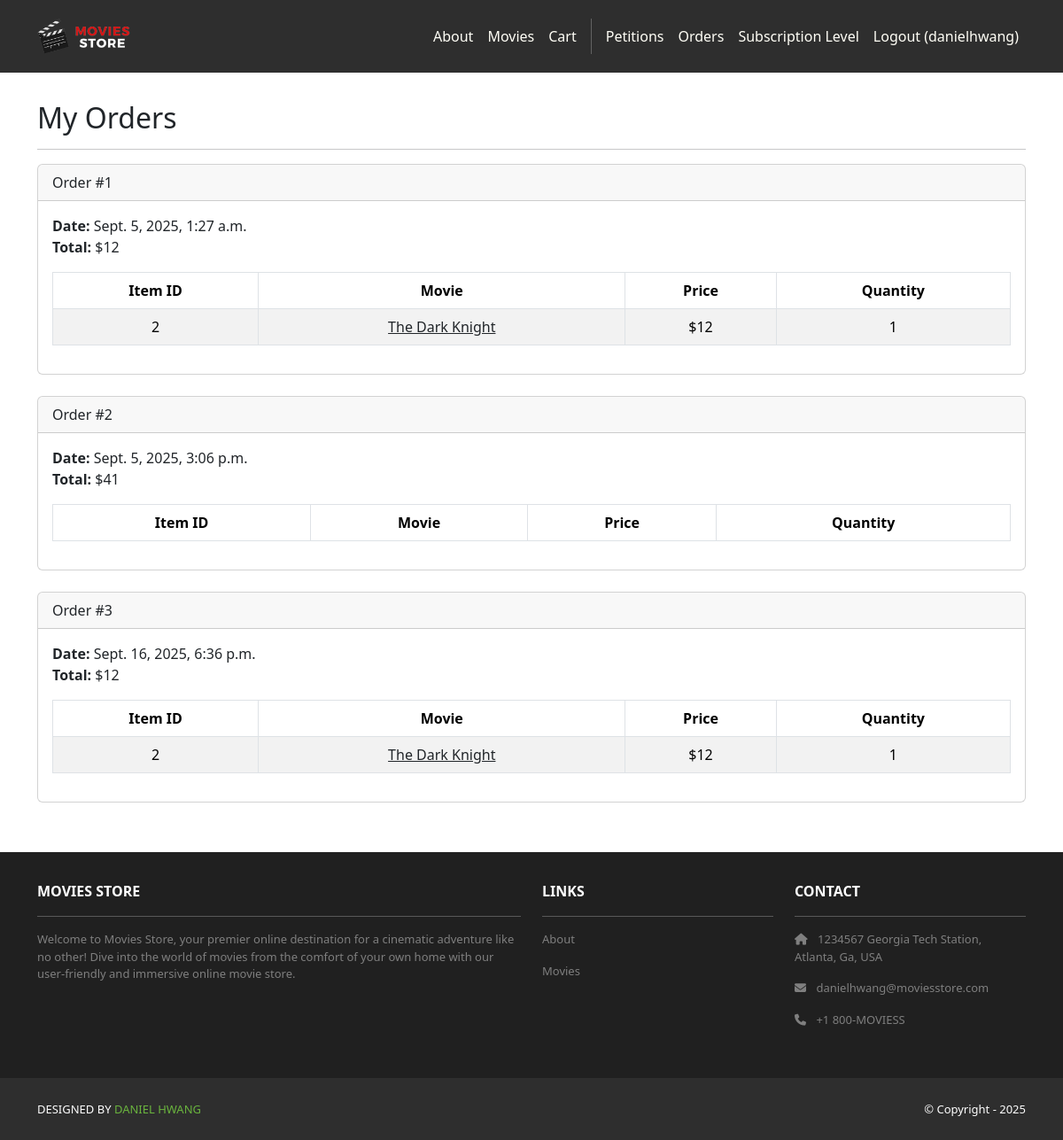
The page /accounts/order/ (signed in) on the database its author committed.
### cart/models.py (models this page shows, shortened)
class Order(models.Model):
    id = models.AutoField(primary_key=True)
    total = models.IntegerField()
    total_price = models.DecimalField(max_digits=8, decimal_places=2, default=0)
    date = models.DateTimeField(auto_now_add=True)
    user = models.ForeignKey(User, on_delete=models.CASCADE)

class Item(models.Model):
    id = models.AutoField(primary_key=True)
    price = models.IntegerField()
    quantity = models.IntegerField()
    order = models.ForeignKey(Order,
    on_delete=models.CASCADE)
    movie = models.ForeignKey(Movie,
    on_delete=models.CASCADE)

### movies/models.py (models this page shows, shortened)
class Movie(models.Model):
    id = models.AutoField(primary_key=True)
    name = models.CharField(max_length=255)
    price = models.IntegerField()
    description = models.TextField()
    image = models.ImageField(upload_to='movie_images/')
    is_petitioned = models.BooleanField(default=False)

### accounts/views.py (the view)
# urls.py: path('order/', views.orders, name='accounts.orders'),
@login_required
def orders(request):
    template_data = {}
    template_data['title'] = 'Orders'
    template_data['orders'] = request.user.order_set.all()
    return render(request, 'accounts/orders.html', {'template_data': template_data})

### accounts/templates/accounts/orders.html
{% extends 'base.html' %}
{% block content %}
<div class="p-3">
    <div class="container">
        <div class="row mt-3">
            <div class="col mx-auto mb-3">
                <h2>My Orders</h2>
                <hr />
                {% for order in template_data.orders %}
                <div class="card mb-4">
                    <div class="card-header">Order #{{ order.id }}</div>
                    <div class="card-body">
                        <b>Date:</b> {{ order.date }}<br />
                        <b>Total:</b> ${{ order.total }}<br />
                        <table class="table table-bordered table-striped text-center mt-3">
                            <thead>
                                <tr>
                                <th scope="col">Item ID</th>
                                <th scope="col">Movie</th>
                                <th scope="col">Price</th>
                                <th scope="col">Quantity</th>
                                </tr>
                            </thead>
                            <tbody>
                                {% for item in order.item_set.all %}
                                <tr>
                                    <td>{{ item.movie.id }}</td>
                                    <td>
                                        <a class="link-dark" href="{% url 'movies.show' id=item.movie.id %}">{{ item.movie.name }}</a>
                                    </td>
                                    <td>${{ item.movie.price }}</td>
                                    <td>{{ item.quantity }}</td>
                                </tr>
                                {% endfor %}
                            </tbody>
                        </table>
                    </div>
                </div>
                {% endfor %}
            </div>
        </div>
    </div>
</div>
{% endblock content %}

### moviesstore/templates/base.html (shortened to what this page needs)
<!DOCTYPE html>
<html>
  {% load static %}
  <head>
    <link href="https://cdn.jsdelivr.net/npm/bootstrap@5.3.3/dist/css/bootstrap.min.css" rel="stylesheet">
    <link rel="stylesheet" href="https://cdnjs.cloudflare.com/ajax/libs/font-awesome/6.1.1/css/all.min.css">
    <link rel="stylesheet" type="text/css" href="{% static 'css/style.css' %}">
  </head>
  <body>
    <nav class="p-3 navbar navbar-dark bg-dark navbar-expand-lg">
        <div class="container">
            <a class="navbar-brand" href="{% url 'home.index' %}">
                <img src="{% static 'img/logo.png' %}" alt="logo" height="40" />
            </a>
            <div class="collapse navbar-collapse" id="navbarNavAltMarkup">
                <div class="navbar-nav ms-auto navbar-ml">
                    <a class="nav-link" href="{% url 'home.about' %}">About</a>
                    <a class="nav-link" href="{% url 'movies.index' %}">Movies</a>
                    <a class="nav-link" href="{% url 'cart.index' %}">Cart</a>
                    {% if user.is_authenticated %}
                    <a class="nav-link" href="{% url 'movies.petitions_page' %}">Petitions</a>
                    <a class="nav-link" href="{% url 'accounts.orders' %}">Orders</a>
                    <a class="nav-link" href="{% url 'accounts.subscription' %}">Subscription Level</a>
                    <a class="nav-link" href="{% url 'accounts.logout' %}">Logout ({{ user.username }})</a>
                    {% else %}
                    <a class="nav-link" href="{% url 'accounts.login' %}">Login</a>
                    <a class="nav-link" href="{% url 'accounts.signup' %}">Sign Up</a>
                    {% endif %}
                </div>
            </div>
        </div>
    </nav>
    <div>
      {% block content %}
      {% endblock content %}
    </div>
    <section class="p-3 ms-footer d-none d-md-block">
        <div class="container">
            <div class="row mt-3 text-white">
                <div class="col-md-6 col-lg-6 col-xl-6 mx-auto mb-4">
                    <b>MOVIES STORE</b>
                    <hr />
                    <p>Welcome to Movies Store, your premier online destination for a cinematic adventure like no other! Dive into the world of movies from the comfort of your own home with our user-friendly and immersive online movie store.</p>
                </div>
                <div class="col-md-3 col-lg-3 col-xl-3 mx-auto mb-4">
                    <b>LINKS</b>
                    <hr />
                    <p><a class="nav-link" href="{% url 'home.about' %}">About</a></p>
                    <p><a class="nav-link" href="{% url 'movies.index' %}">Movies</a></p>
                </div>
                <div class="col-md-3 col-lg-3 col-xl-3 mx-auto mb-4">
                    <b>CONTACT</b>
                    <hr />
                    <p><i class="fas fa-home me-2"></i> 1234567 Georgia Tech Station, Atlanta, Ga, USA</p>
                    <p><i class="fas fa-envelope me-2"></i> danielhwang@moviesstore.com</p>
                    <p><i class="fas fa-phone me-2"></i> +1 800-MOVIESS</p>
                </div>
            </div>
        </div>
    </section>
    <section class="p-3 ms-footer-bottom bg-dark">
        <div class="container d-flex justify-content-between">
            <div class="me-5 text-white">
                <span>DESIGNED BY <a href="https://www.youtube.com/watch?v=dQw4w9WgXcQ" target="_blank">DANIEL HWANG</a>
                </span>
            </div>
            <div class="text-white">
                <span>© Copyright - 2025</span>
            </div>
        </div>
    </section>
  </body>
</html>

### moviesstore/static/css/style.css (style rules this page uses)
.navbar a.nav-link { color: #FFFEF6 !important; }
.bg-dark { background-color: #2E2E2E !important; }
.ms-footer { background-color: #202020; }
.ms-footer p { color: #7F7F7F; font-size: 13px; }
.ms-footer-bottom span { font-size: 13px; line-height: 38px; }
.ms-footer-bottom a { color: #6ab43e; text-decoration: none; }

### rows shown on the page
Order: id "1", date "Sept. 5, 2025, 1:27 a.m.", total "12"
Item: movie.id "2", movie.name "The Dark Knight", movie.price "12", quantity "1"
Order: id "2", date "Sept. 5, 2025, 3:06 p.m.", total "41"
Order: id "3", date "Sept. 16, 2025, 6:36 p.m.", total "12"
Item: movie.id "2", movie.name "The Dark Knight", movie.price "12", quantity "1"

### other values the page prints
{{ user.username }} "danielhwang"
